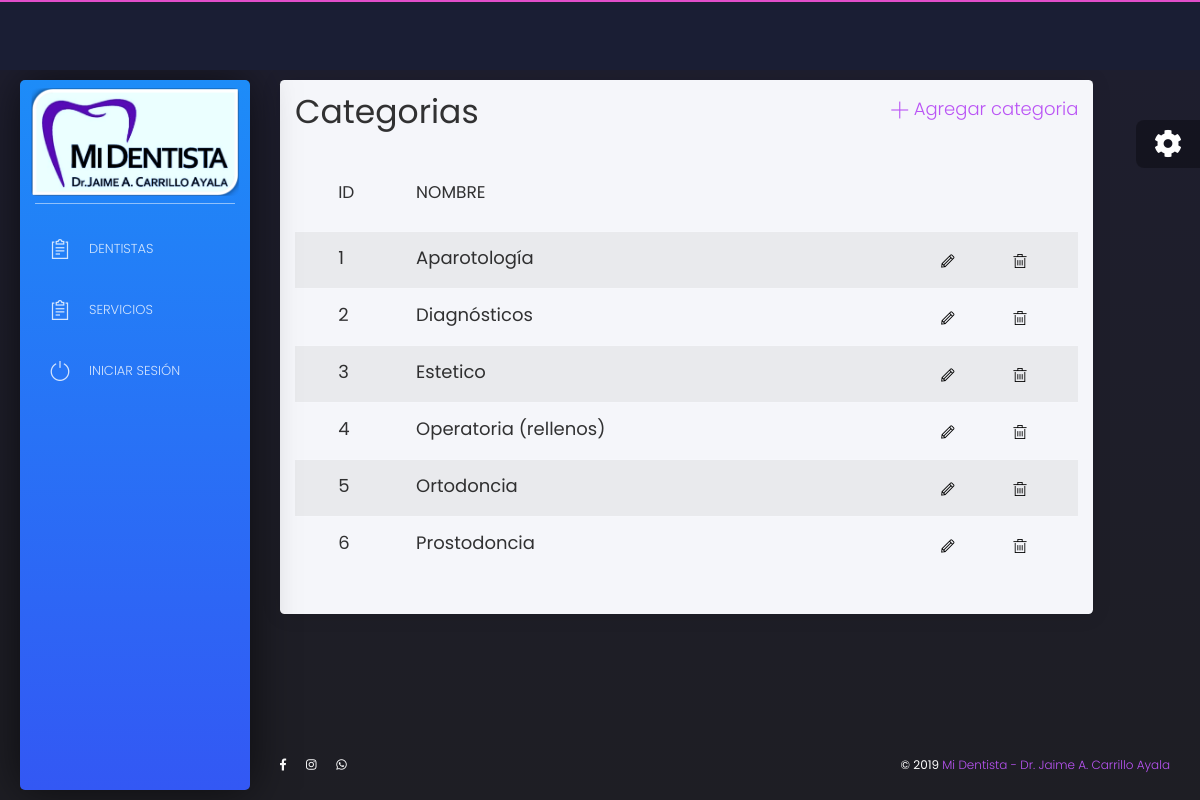
The page /core/categorias on the database its author committed.
### core/models.py (models this page shows)
class Categoria(models.Model):
    id = models.AutoField(primary_key=True)
    nombre = models.CharField(max_length=64)

### core/views.py (the view)
# urls.py: path('categorias', CategoriaList.as_view(), name = 'categorias'),
class CategoriaList(ListView):
    model = Categoria
    template_name = 'core/categoria_list.html'

### core/templates/core/categoria_list.html (shortened to what this page needs)
{% extends 'core/base.html' %}
{% load static %}
{% block content %}
<div class="content">
    <div class="row">
        <div class="col-md-11">
			    <div class="card white-content">
            <div class="card-header row">
              <div class="col-md-8">
                <h1>Categorias</h1>
              </div>
              <div class="col-md-4" align=right>
                <a href="{% url 'core:nuevacategoria' %}">
                  <font size=4>
                    <i class="tim-icons icon-simple-add"></i>
                    Agregar categoria
                  </font>
                </a>
              </div>
		        </div>
				    <div class="card-body">
					    <div class="table-responsive">
                <table class="table table-striped " id="">
                  <thead class=" text-primary">
                      <th>
                      </th>
                      <th>
                        <h4>Id</h4>
                      </th>
                      <th>
                        <h4>Nombre</h4>
                      </th>
                      <th>
                      </th>
                  </thead>
                  <tbody>
                    {% for categoria in categoria_list|dictsort:'id' %}
                      <tr>
                            <td>
                            </td>
                            <td >
                              <p><b><font size="4">{{categoria.id}}</font></b></p>
                            </td>
                            <td >
                              <p><b><font size="4">{{categoria.nombre}}</font></b></p>
                            </td>
                            <td>
                               <a href="{% url 'core:updatecategoria' categoria.id|slugify%}" class="nav-item">
                              <i class="tim-icons icon-pencil" style= "color:black"></i>
                               </a>
                            </td>
                            <td>
                                <a href="{% url 'core:categoriadelete' categoria.id|slugify%}" >
                                  <i class="tim-icons icon-trash-simple" style= "color:black"  ></i>
                              </a>
                            </td>
							        </tr>
                    {% endfor %}
                  </tbody>
                </table>
				      </div>
			      </div>
	        </div>
	      </div>
      </div>
    </div>
{% endblock %}

### rows shown on the page
Categoria: id "1", nombre "Aparotología"
Categoria: id "2", nombre "Diagnósticos"
Categoria: id "3", nombre "Estetico"
Categoria: id "4", nombre "Operatoria (rellenos)"
Categoria: id "5", nombre "Ortodoncia"
Categoria: id "6", nombre "Prostodoncia"
